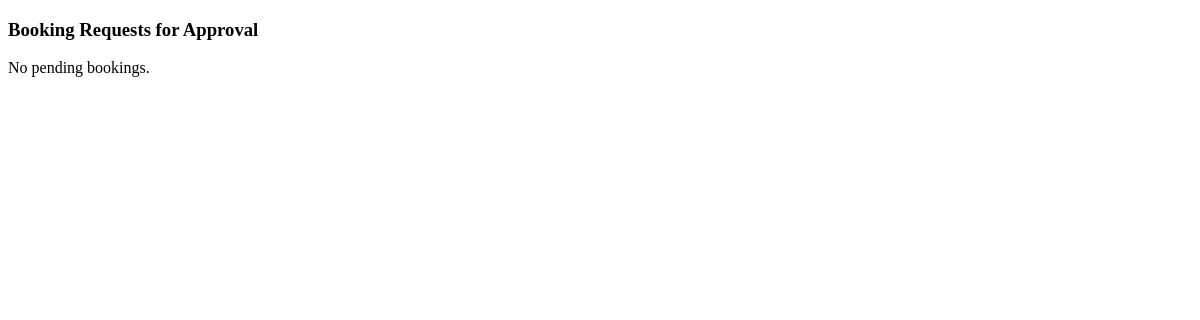
/user_hod/hod_approval.php, run on an earlier commit of the app's database.
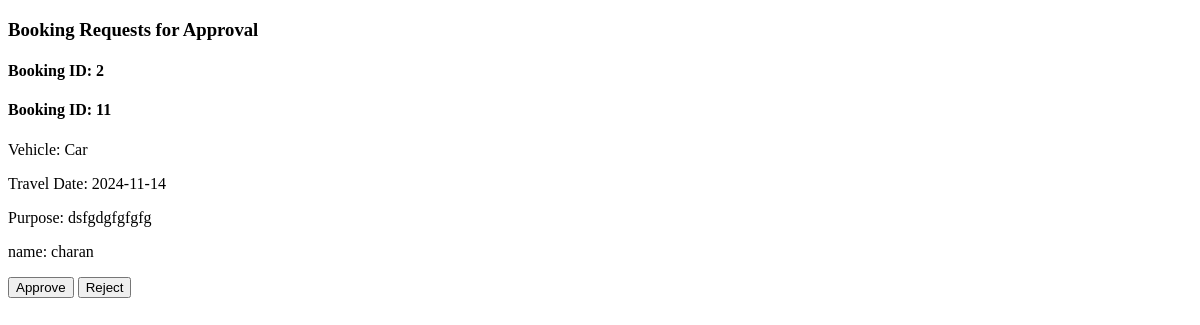
And on a later commit of the database.
### tables this page shows
CREATE TABLE `bookings` (
  `id` int(50) NOT NULL,
  `vehicle` varchar(255) NOT NULL,
  `travel_date` date NOT NULL,
  `purpose` text NOT NULL,
  `num_people` int(11) NOT NULL,
  `num_days` int(50) NOT NULL,
  `pickup_from` varchar(255) NOT NULL,
  `pickup_time` time NOT NULL,
  `drop_to` varchar(255) NOT NULL,
  `drop_time` time NOT NULL,
  `booking_status` varchar(250) NOT NULL,
  `user_id` int(11) DEFAULT NULL,
  `created_at` timestamp NOT NULL DEFAULT current_timestamp()
);

CREATE TABLE `users` (
  `id` int(11) NOT NULL,
  `name` varchar(255) NOT NULL,
  `role` varchar(255) NOT NULL,
  `department` varchar(255) NOT NULL,
  `email` varchar(100) NOT NULL,
  `password` varchar(255) NOT NULL
);

### user_hod/hod_approval.php (the view, shortened to what this page needs)
<?php
include('../db.php');
$sql = "SELECT *, bookings.id AS bookid FROM bookings JOIN users ON bookings.user_id = users.id WHERE booking_status='pending'" ;
$result = $conn->query($sql);
?>
<!DOCTYPE html>
<html lang="en">
<head>
</head>
<body>
    <section class="board">
        <div class="board-header">
            <h3>Booking Requests for Approval</h3>
        </div>
        <div class="grid-container">
            <?php if ($result->num_rows > 0): ?>
                <?php while ($row = $result->fetch_assoc()): ?>
                    <div class="grid-item">
                        <h4>Booking ID: <?= htmlspecialchars($row['id']) ?></h4>
                        <h4>Booking ID: <?= htmlspecialchars($row['bookid']) ?></h4>
                        <p>Vehicle: <?= htmlspecialchars($row['vehicle']) ?></p>
                        <p>Travel Date: <?= htmlspecialchars($row['travel_date']) ?></p>
                        <p>Purpose: <?= htmlspecialchars($row['purpose']) ?></p>
                        <p>name: <?= htmlspecialchars($row['name']) ?></p>
                        <form method="POST">
                            <button type="submit" name="action" value="approve">Approve</button>
                            <button type="submit" name="action" value="reject">Reject</button>
                        </form>
                    </div>
                <?php endwhile; ?>
            <?php else: ?>
                <p>No pending bookings.</p>
            <?php endif; ?>
        </div>
    </section>
</body>
</html>

What changed in the data, as far as the page shows it:
now on this page (row edited): bookings: user "2", id "11", vehicle "Car", travel_date "2024-11-14", purpose "dsfgdgfgfgfg", user.name "charan"
Also different on the page:
text no longer shown: "No pending bookings."
